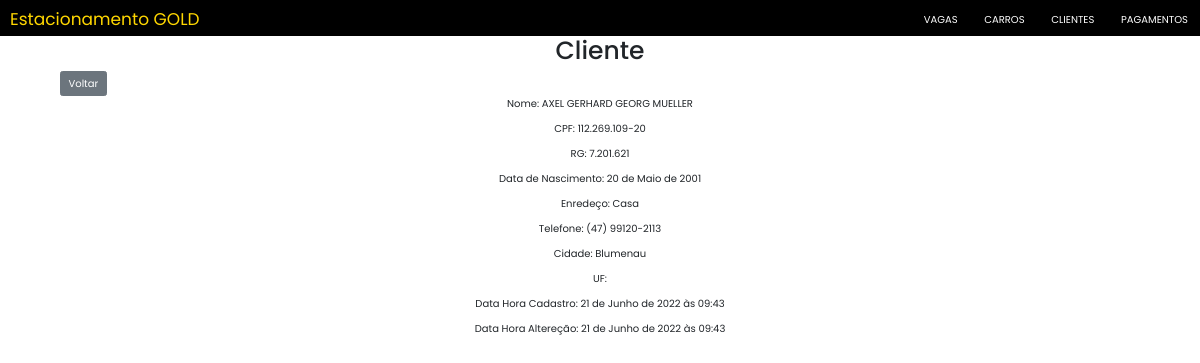
/clientes/detail/1/, run on the app's committed database.
### mainClientes/models.py (models this page shows, shortened)
class Cliente(models.Model):
    nome = models.CharField(max_length=255)
    cpf = models.CharField(max_length=14, unique=True, verbose_name="CPF")
    rg = models.CharField(max_length=10, verbose_name="RG")
    data_nascimento = models.DateField(verbose_name="Data de Nascimento")
    endereco = models.CharField(max_length=80, verbose_name="Endereço")
    telefone = models.CharField(max_length=15, verbose_name="Telefone")
    cidade = models.CharField(max_length=50, verbose_name="Cidade")
    uF = EnumChoiceField(EnumUF)
    dataHoraCadastro = models.DateTimeField(
        auto_now_add=True, editable=False, verbose_name="Data e Hora Cadastro")
    dataHoraAlteracao = models.DateTimeField(
        auto_now=True, editable=False, verbose_name="Data e Hora Alteração")

### mainClientes/views.py (the view)
# urls.py: path("detail/<int:pk>/", views.ClienteDetail.as_view(), name="detail"),
class ClienteDetail(DetailView):
    model = Cliente
    fields = '__all__'

### mainClientes/templates/mainClientes/cliente_detail.html (shortened to what this page needs)
{% extends 'Estacionamento/base.html' %}
{% load static %}
{% block titleBody %}Cliente{% endblock %}
{% block content %}
<a style="margin-left: 5%" href="{% url 'mainClientes:list' %}"><input type="submit" class="btn btn-secondary" value="Voltar" /></a>
<div style="text-align:center; margin-left: 25%; margin-right: 25%">
    <p>Nome: {{cliente.nome}}</p>
    <p>CPF: {{cliente.cpf}}</p>
    <p>RG: {{cliente.rg}}</p>
    <p>Data de Nascimento: {{cliente.data_nascimento}}</p>
    <p>Enredeço: {{cliente.endereco}}</p>
    <p>Telefone: {{cliente.telefone}}</p>
    <p>Cidade: {{cliente.cidade}}</p>
    <p>UF: {{cliente.uF.value}}</p>
    <p>Data Hora Cadastro: {{cliente.dataHoraCadastro}}</p>
    <p>Data Hora Altereção: {{cliente.dataHoraAlteracao}}</p>
</div>
{% endblock %}

### Estacionamento/static/index.css (style rules this page uses)
body { font-family: "Poppins", sans-serif; }

### data on the page
Cliente: nome "AXEL GERHARD GEORG MUELLER", cpf "112.269.109-20", rg "7.201.621", data_nascimento "20 de Maio de 2001", endereco "Casa", telefone "(47) 99120-2113", cidade "Blumenau", dataHoraCadastro "21 de Junho de 2022 às 09:43", dataHoraAlteracao "21 de Junho de 2022 às 09:43"
